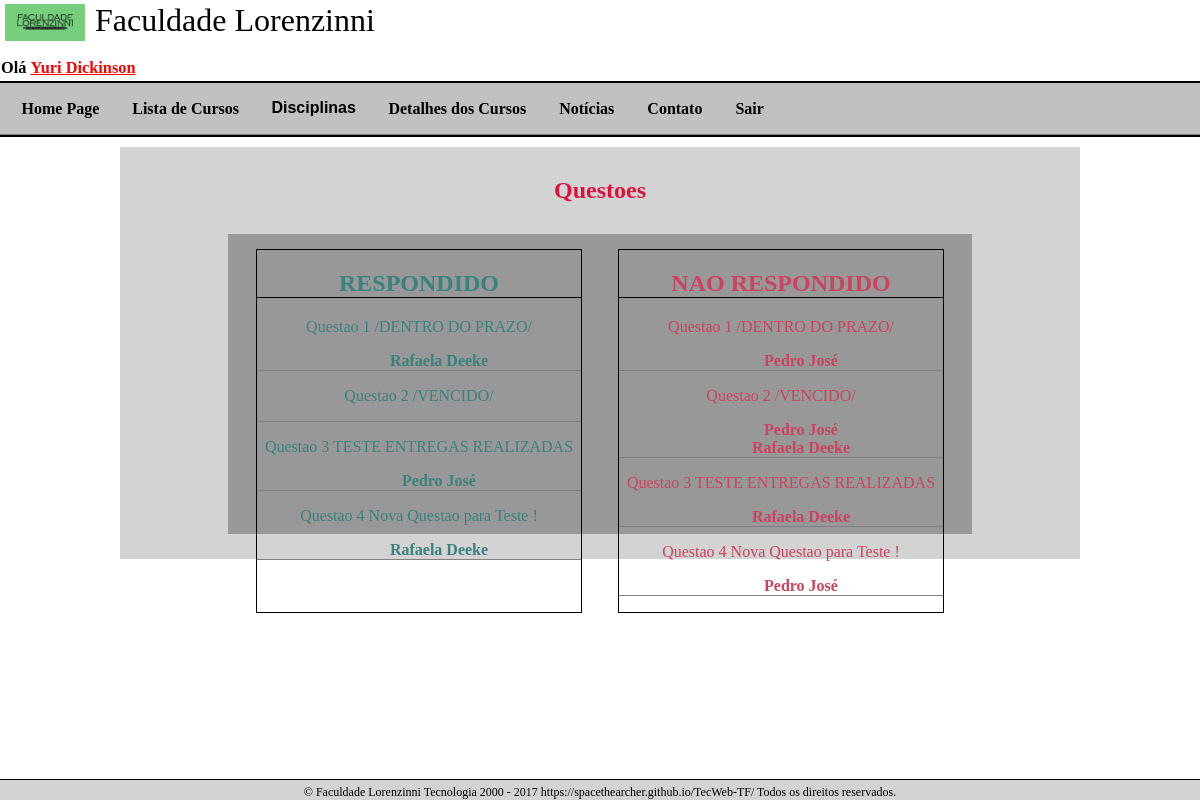
Before: /Professor/ResumoTarefas (signed in) with the older database file.
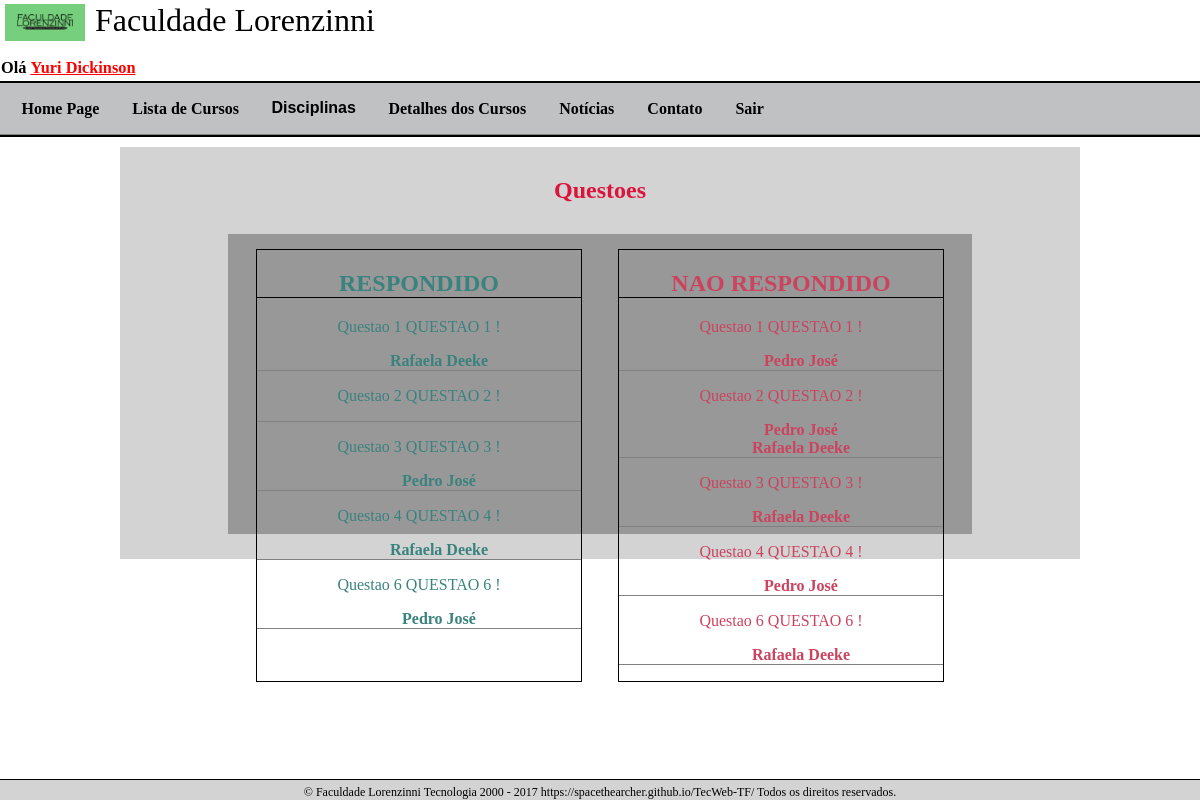
After: the same page with the newer database file.
### core/models.py (models this page shows, shortened)
class Usuario(AbstractBaseUser):
    ra = models.IntegerField("RA",unique=True)
    password = models.CharField("Senha", max_length=200)
    nome = models.CharField("Nome", max_length=100)
    email = models.EmailField("E-Mail", max_length=50)
    perfil = models.CharField("Perfil", max_length=1, default="A")
    ativo = models.BooleanField("Ativo", default=True)
    USERNAME_FIELD = 'ra'
    REQUIRED_FIELDS = ['nome','email']
    objects = UsuarioManager()
    def __str__(self):
        return self.nome

class Questao(models.Model):
    id_professor_questao = models.ForeignKey(Professor, on_delete=models.CASCADE)
    id_turma_questao = models.ForeignKey(Turma, on_delete=models.CASCADE)  # Field name made lowercase.
    numero = models.IntegerField(db_column='Numero')  # Field name made lowercase.
    data_limite_entrega = models.DateField(db_column='Data_Limite_Entrega', max_length=10, help_text="DD/MM/AAAA")  # Field name made lowercase.
    descricao = models.TextField(db_column='Descricao')  # Field name made lowercase. This field type is a guess.
    data = models.DateTimeField(db_column='Data', max_length=10, auto_now_add=True)  # Field name made lowercase.
    class Meta:
        db_table = 'Questao'
        unique_together = (('id_turma_questao', 'numero'),)
    def __str__(self):
        return 'Questao ' + str(self.numero) + ' ' + self.descricao

class Aluno(Usuario):
    celular = models.CharField(db_column='Celular', max_length=11)  # Field name made lowercase.
    curso = models.ForeignKey(Curso)
    sigla_curso = models.CharField(db_column='Sigla_Curso', max_length=2)  # Field name made lowercase.
    class Meta:
        db_table = 'Aluno'

### core/views.py (the view)
# urls.py: url(r'^Professor/ResumoTarefas', page_resumo_tarefas),
@login_required(login_url="/Login")
@user_passes_test(checa_professor)
def page_resumo_tarefas(request):
    questoes = []
    questoesr = {}
    alunostotal = []
    questoesnr = {}
    respondido = []
    naorespondido = []
    for questao in Questao.objects.all():
        list(respondido)
        list(naorespondido)
        respondido = []
        naorespondido = []
        if questao.id_professor_questao == Professor.objects.get(id=request.user.id):
            for aluno in Aluno.objects.all():
                naorespondido.append(aluno)
                for resposta in Resposta.objects.all():
                    if resposta.id_aluno == aluno :
                        if resposta.id_questao == questao:
                            respondido.append(aluno)
                            naorespondido.remove(aluno)
            tuple(respondido)
            tuple(naorespondido)
            questoesr[questao] = {'respondido':respondido}
            questoesnr[questao] = {'naorespondido':naorespondido}
        questoes.append(questao)
    print(questoesr)
    print(questoesnr)
    tuple(questoes)
    contexto = {
        "questoesr":questoesr,
        "questoesnr":questoesnr,
        "respondido":respondido,
        "naorespondido":naorespondido,
        "questoes":questoes
    }
    return render(request, "ResumoTarefaProfessor.html", contexto)

### core/views.py (called while the page is built)
def checa_professor(usuario):
    return usuario.perfil == "P" or usuario.perfil == "C"

### core/templates/ResumoTarefaProfessor.html (shortened to what this page needs)
{% extends 'base.html' %}
{% block scripts %}
    <link rel="stylesheet" type="text/css" href="/static/css/site.css">
    <link rel="stylesheet" type="text/css" href="/static/css/ResumoTarefaProfessor.css">
{% endblock %}
{% block conteudo %}
    <div class="box">
        <h1> Questoes </h1>
        <div class="display">
            <div class="questao">
                <div class="respondido">
                    <h2>RESPONDIDO</h2>
                {% for key,value in questoesr.items %}
                        {{ key }}
                        <ul class="respondido">
                            {% for key2,value2 in value.items %}
                                {% for aluno in value2 %}
                                    <li>{{ aluno.nome }}</li>
                                {% endfor %}
                            {% endfor %}
                        </ul>
                 {% endfor %}
                </div>
                <div class="naorespondido">
                    <h2>NAO RESPONDIDO</h2>
                {% for key,value in questoesnr.items %}
                        {{ key }}
                        <ul class="naorespondido">
                            {% for key2,value2 in value.items %}
                                {% for aluno in value2 %}
                                    <li>{{ aluno.nome }}</li>
                                {% endfor %}
                            {% endfor %}
                        </ul>
                {% endfor %}
                </div>
            </div>
    </div>
{% endblock %}

### core/templates/base.html (shortened to what this page needs)
<!DOCTYPE html>
<html>
  <head>
	{% load static %}
    {% block scripts %}{% endblock %}
  </head>
  <body>
    <header class="header">
        <img class="header" src="/static/images/Logo_01.jpg" alt='Faculdade Lorenzinni Tecnologia, a melhor do Brasil !' width='100px'/><p class="headtitle">Faculdade Lorenzinni</p>
        <br/>
        {% if user.is_authenticated %}
            <div class="hello">Olá <a class="userlink" href=
                {% if user.perfil == 'P' %}
                    "/PerfilProfessor"
                {% elif user.perfil == 'A' %}
                    "/PerfilAluno"
                {% elif user.perfil == 'C' %}
                    "/PerfilCoordenador"
                {% endif %}
            >{{ user }}</a></div>
        {% endif %}
        <ul class="navigation">
        <li class="bloco"><a href="/home">Home Page</a></li>
        <li class="bloco"><a href="/Lista_Cursos">Lista de Cursos</a></li>
        <li class="bloco noanchor">Disciplinas
        </li>
        <li class="bloco"><a href="/Detalhes/Cursos">Detalhes dos Cursos</a></li>
        <li class="bloco"><a href ="/Noticias">Notícias</a></li>
        <li class="bloco"><a href="/Contato">Contato</a></li>
        {% if user.is_authenticated %}
        <li class="bloco"><a href="{% url 'logout' %}">Sair</a></li>
        {% else %}
        <li class="bloco"><a href="{% url 'login' %}">Login</a></li>
        {% endif %}
        </ul>
    </header>
    <section>
        {% block conteudo %}
        {% endblock %}
    </section>
    <footer>© Faculdade Lorenzinni Tecnologia 2000 - 2017 https://spacethearcher.github.io/TecWeb-TF/ Todos os direitos reservados.</footer>
  </body>
</html>

### core/static/css/site.css (style rules this page uses)
* { box-sizing: border-box; }
.userlink { color: darkblue; }
.headtitle { font-size: 200%; margin : 0px; padding: 0px; }
.hello { font-size: 102%; padding: 1px; font-weight: 600; }
header { padding-top: 2px ; padding-left: 0px ; padding-bottom: 0px ; margin-top: 0px ; margin-left: 0px ; border-bottom: 2px solid black; background-color: white; margin-bottom: 10px; }
.header img { margin:2px; margin-bottom: 0px; border: 0px; }
footer { position: fixed; bottom: 0; left: 0; right: 0; text-align: center; padding-top: 5px; border-top: 1px; border-top-color: black; border-top-style: solid; border-top-width: 1px; background-color: lightgray ; font-size: 75% ; margin-top: 15px ; }
body { margin: auto 0px 50px ; background-color: white; font-family: Calibri; }
img { width: 100%; height: auto; }
.header img { margin-left: 5px; margin-right: 10px; float: left; width: 80px; background: #555; }
a { font-weight: 700; }
a:link { color: red; font-weight: bold; }
.navigation { border-top: 2px solid black; padding-left: 5px; margin-left: 0px; margin-top: 2px; padding-top: 0px; padding-bottom: 0px; margin-bottom: 0px; display: flex; flex-flow: row nowrap; justify-content: flex-start; list-style-type: none; background-color: #bfc1c3; }
.navigation a { color: black; font-weight: 600; }
.noanchor { font-weight: 600; text-decoration: none; display:block; font-family: sans-serif; font-weight: 550; padding: 1em; color: black; }
.bloco a { text-decoration: none; display: block; padding: 16.5px; }

### core/static/css/ResumoTarefaProfessor.css (style rules this page uses)
h1 { color : crimson; }
h2 { border-bottom: 1px solid black; }
.box { width: 80%; margin: 10px auto; padding: 10px; background-color: lightgrey; text-align: center; }
.display { display: flex; flex-flow: row wrap; justify-content: space-around; margin: 5px; }
div.questao { display: flex; flex-flow: row wrap; justify-content: space-around; margin: 10px; padding: 10px; background-color: #989898; width: 80%; max-height: 300px; }
div.respondido { color: #3A827E; width: 45%; margin: 5px; border: 1px solid black; overflow-y: scroll; }
ul { text-decoration: none; list-style: none; border-bottom: 1px solid gray; }
li { font-weight: 600; }
div.naorespondido { color: #CB435E; width: 45%; margin: 5px; border: 1px solid black; overflow-y: scroll; }

Changed rows visible on the page:
changed Questao: Numero+Descricao "Questao 1 /DENTRO DO PRAZO/" → "Questao 1 QUESTAO 1 !"
changed Questao: Numero+Descricao "Questao 2 /VENCIDO/" → "Questao 2 QUESTAO 2 !"
changed Questao: Numero+Descricao "Questao 3 TESTE ENTREGAS REALIZADAS" → "Questao 3 QUESTAO 3 !"
changed Questao: Numero+Descricao "Questao 4 Nova Questao para Teste !" → "Questao 4 QUESTAO 4 !"
added Questao: Numero+Descricao "Questao 6 QUESTAO 6 !", Aluno (nome "Pedro José"), Aluno (nome "Rafaela Deeke")
